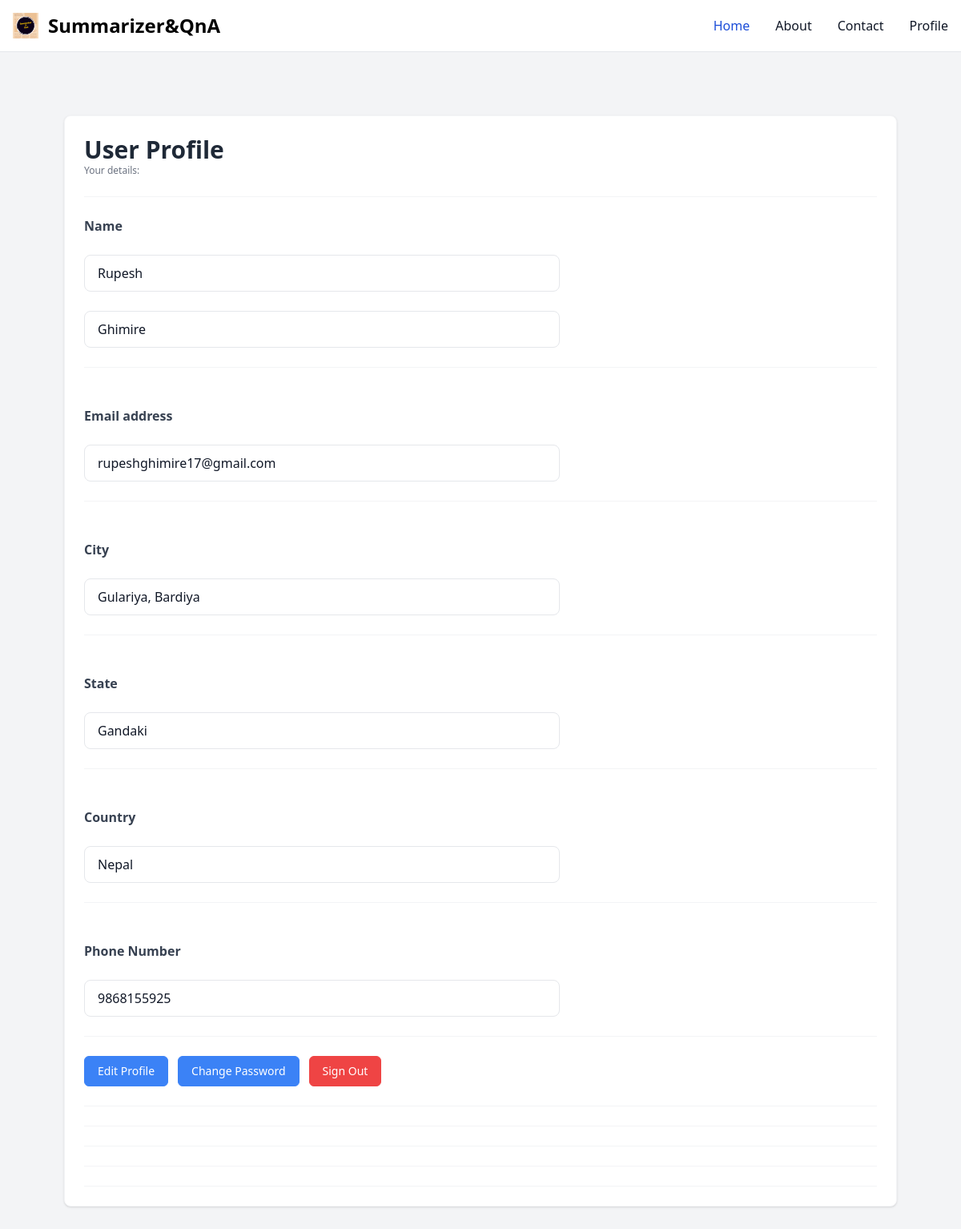
The page /account/profile (signed in) on the database as committed earlier.
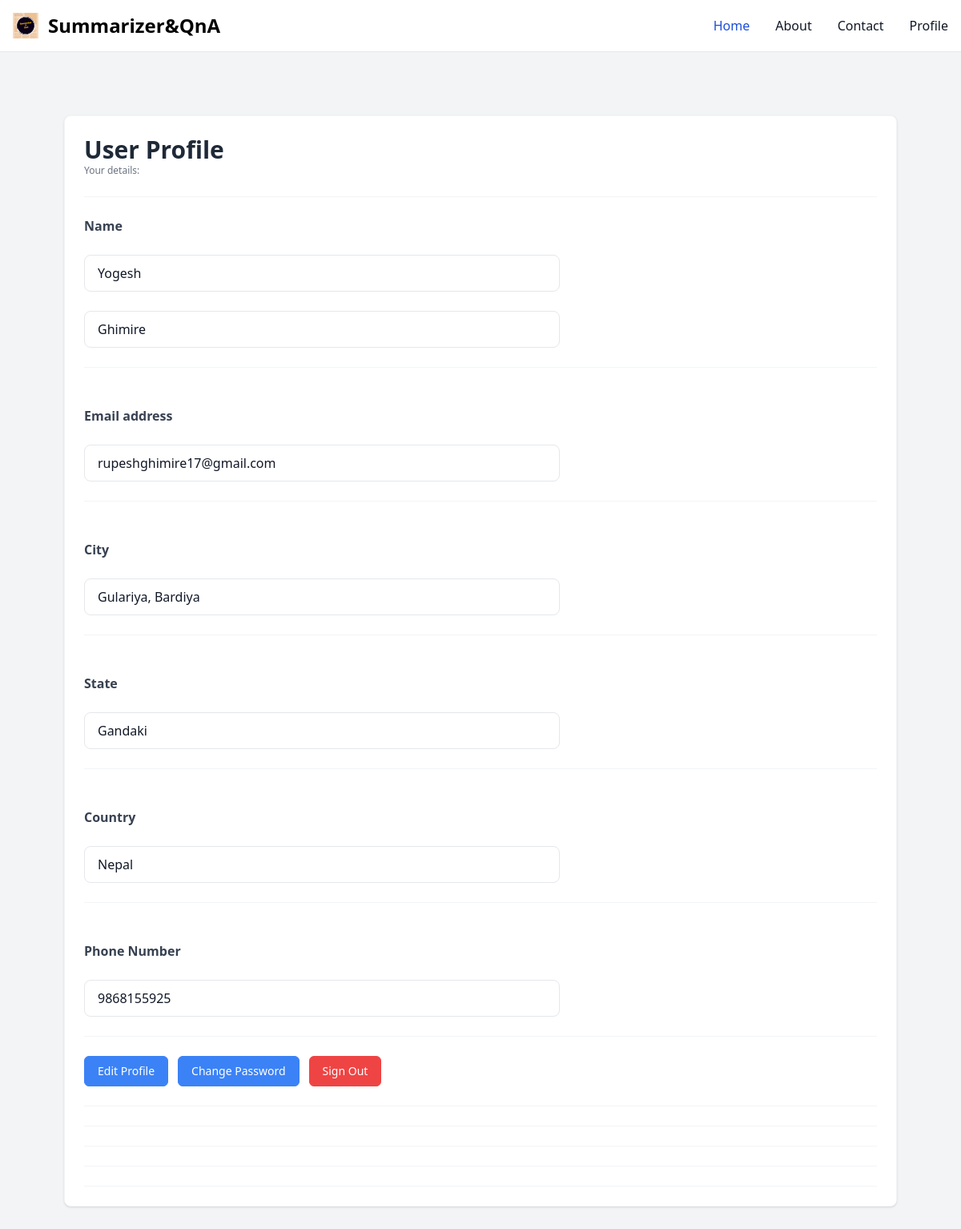
The same page on the database as committed later.
### tables this page shows
CREATE TABLE users
            (
            userID INTEGER PRIMARY KEY,
            password TEXT,
            email TEXT,
            firstName TEXT,
            lastName TEXT,
            city TEXT,
            state TEXT,
            country TEXT,
            phone TEXT
            );

### app.py (the view)
@app.route("/account/profile")
def profileHome():
    if 'email' not in session:
        return redirect('/loginForm')
    loggedIn, userID, firstName = getLoginDetails()
    with sqlite3.connect('database.db') as conn:
        cur = conn.cursor()
        cur.execute("SELECT userId, email, firstName, lastName, city, state, country, phone FROM Users WHERE email = ?", (session['email'], ))
        profileData = cur.fetchone()
    return render_template("profileHome.html", profileData=profileData, loggedIn=loggedIn, userID=userID, firstName=firstName,logo="../")

### app.py (called while the page is built)
def getLoginDetails():
    with sqlite3.connect('database.db') as conn:
        cur = conn.cursor()
        if 'email' not in session:
            loggedIn = False
            firstName = ''
            userID = None
        else:
            loggedIn = True
            cur.execute("SELECT userID, firstName FROM Users WHERE email = ?", (session['email'], ))
            userID, firstName = cur.fetchone()
    conn.close()
    return (loggedIn, userID, firstName)

### templates/profileHome.html (shortened to what this page needs)
{% extends 'base.html' %}
{% block body %}
<section class="py-16 bg-gray-100 dark:bg-gray-800">
  <div class="max-w-6xl px-4 mx-auto">
    <div
      class="p-6 bg-white border border-gray-100 rounded-lg shadow dark:bg-gray-900 dark:border-gray-900"
    >
{% if not loggedIn %}
<div class="flex pt-6 flex-wrap -m-1.5">
	<div class="w-full md:w-auto p-1.5">
		<a href="/loginForm"
			class="flex flex-wrap justify-center w-full px-4 py-2 text-sm font-medium text-white bg-blue-500 border border-blue-500 rounded-md hover:bg-blue-600">
			<p>Sign In</p>
		</a>
	</div>
</div>
{% else %}
      <div class="pb-6 border-b border-gray-100 dark:border-gray-700">
        <h2
          class="text-xl font-bold text-gray-800 md:text-3xl dark:text-gray-300"
        >
          User Profile
        </h2>
        <p class="text-xs font-medium text-gray-500">
          Your details:
        </p>
      </div>
      <div class="py-6 border-b border-gray-100 dark:border-gray-800">
        <div class="w-full ">
          <div class="flex flex-wrap -m-3">
            <div class="w-full p-3 ">
              <p
                class="text-base font-semibold text-gray-700 dark:text-gray-400"
              >
                Name
              </p>
            </div>
            <div class="w-full p-3 ">
              <div class="w-3/5 dark:bg-gray-800 dark:border-gray-800 px-4 dark:placeholder-gray-500 dark:text-gray-400 py-2.5 text-base text-gray-900 rounded-lg font-normal border border-gray-200">
			  {{profileData[2]}}
			  </div>
            </div>
            <div class="w-full p-3 ">
              <div class="w-3/5 dark:bg-gray-800 dark:border-gray-800 px-4 dark:placeholder-gray-500 dark:text-gray-400 py-2.5 text-base text-gray-900 rounded-lg font-normal border border-gray-200">
			  {{profileData[3]}}
			  </div>
            </div>
          </div>
        </div>
      </div>
      <div class="py-6 border-b border-gray-100 dark:border-gray-800">
        <div class="w-full">
          <div class="flex flex-wrap -m-3">
            <div class="w-full p-3 ">
              <p
                class="text-base font-semibold text-gray-700 dark:text-gray-400"
              >
			  <div class="py-6 border-b border-gray-100 dark:border-gray-800">
				<div class="w-full">
				  <div class="flex flex-wrap -m-3">
					<div class="w-full p-3 ">
					  <p
						class="text-base font-semibold text-gray-700 dark:text-gray-400"
					  >
						Email address
              </p>
            </div>
            <div class="w-full p-3 md:flex-1">
				<div class="w-3/5 dark:bg-gray-800 dark:border-gray-800 px-4 dark:placeholder-gray-500 dark:text-gray-400 py-2.5 text-base text-gray-900 rounded-lg font-normal border border-gray-200">
					{{profileData[1]}}
				</div>
            </div>
          </div>
        </div>
      </div>
	  <div class="py-6 border-b border-gray-100 dark:border-gray-800">
        <div class="w-full ">
          <div class="flex flex-wrap -m-3">
            <div class="w-full p-3 ">
              <p
                class="text-base font-semibold text-gray-700 dark:text-gray-400"
              >
			  <div class="py-6 border-b border-gray-100 dark:border-gray-800">
				<div class="w-full ">
				  <div class="flex flex-wrap -m-3">
					<div class="w-full p-3 ">
					  <p
						class="text-base font-semibold text-gray-700 dark:text-gray-400"
					  >
						City
              </p>
            </div>
            <div class="w-full p-3 md:flex-1">
				<div class="w-3/5 dark:bg-gray-800 dark:border-gray-800 px-4 dark:placeholder-gray-500 dark:text-gray-400 py-2.5 text-base text-gray-900 rounded-lg font-normal border border-gray-200">
					{{profileData[4]}}
				</div>
            </div>
          </div>
        </div>
      </div>
	  <div class="py-6 border-b border-gray-100 dark:border-gray-800">
        <div class="w-full ">
          <div class="flex flex-wrap -m-3">
            <div class="w-full p-3 ">
              <p
                class="text-base font-semibold text-gray-700 dark:text-gray-400"
              >
			  <div class="py-6 border-b border-gray-100 dark:border-gray-800">
				<div class="w-full ">
				  <div class="flex flex-wrap -m-3">
					<div class="w-full p-3 ">
					  <p
						class="text-base font-semibold text-gray-700 dark:text-gray-400"
					  >
						State
              </p>
            </div>
            <div class="w-full p-3 md:flex-1">
				<div class="w-3/5 dark:bg-gray-800 dark:border-gray-800 px-4 dark:placeholder-gray-500 dark:text-gray-400 py-2.5 text-base text-gray-900 rounded-lg font-normal border border-gray-200">
					{{profileData[5]}}
				</div>
            </div>
          </div>
        </div>
      </div>
	  <div class="py-6 border-b border-gray-100 dark:border-gray-800">
        <div class="w-full ">
          <div class="flex flex-wrap -m-3">
            <div class="w-full p-3 ">
              <p
                class="text-base font-semibold text-gray-700 dark:text-gray-400"
              >
			  <div class="py-6 border-b border-gray-100 dark:border-gray-800">
				<div class="w-full ">
				  <div class="flex flex-wrap -m-3">
					<div class="w-full p-3 ">
					  <p
						class="text-base font-semibold text-gray-700 dark:text-gray-400"
					  >
						Country
              </p>
            </div>
            <div class="w-full p-3 md:flex-1">
				<div class="w-3/5 dark:bg-gray-800 dark:border-gray-800 px-4 dark:placeholder-gray-500 dark:text-gray-400 py-2.5 text-base text-gray-900 rounded-lg font-normal border border-gray-200">
					{{profileData[6]}}
				</div>
            </div>
          </div>
        </div>
      </div>
	  <div class="py-6 border-b border-gray-100 dark:border-gray-800">
        <div class="w-full ">
          <div class="flex flex-wrap -m-3">
            <div class="w-full p-3 ">
              <p
                class="text-base font-semibold text-gray-700 dark:text-gray-400"
              >
			  <div class="py-6 border-b border-gray-100 dark:border-gray-800">
				<div class="w-full ">
				  <div class="flex flex-wrap -m-3">
					<div class="w-full p-3 ">
					  <p
						class="text-base font-semibold text-gray-700 dark:text-gray-400"
					  >
						Phone Number
              </p>
            </div>
            <div class="w-full p-3 md:flex-1">
				<div class="w-3/5 dark:bg-gray-800 dark:border-gray-800 px-4 dark:placeholder-gray-500 dark:text-gray-400 py-2.5 text-base text-gray-900 rounded-lg font-normal border border-gray-200">
					{{profileData[7]}}
				</div>
            </div>
          </div>
        </div>
      </div>
	  <div class="flex pt-6 flex-wrap -m-1.5">
		<div class="w-full md:w-auto p-1.5">
			<a href="/account/profile/edit"
				class="flex flex-wrap justify-center w-full px-4 py-2 text-sm font-medium text-white bg-blue-500 border border-blue-500 rounded-md hover:bg-blue-600">
				<p>Edit Profile</p>
			</a>
		</div>
		<div class="w-full md:w-auto p-1.5">
			<a href="/account/profile/changePassword"
				class="flex flex-wrap justify-center w-full px-4 py-2 text-sm font-medium text-white bg-blue-500 border border-blue-500 rounded-md hover:bg-blue-600 ">
				<p>Change Password</p>
			</a>
		</div>
		<div class="w-full md:w-auto p-1.5">
			<a href="/logout"
				class="flex flex-wrap justify-center w-full px-4 py-2 text-sm font-medium text-white bg-red-500 border border-red-500 rounded-md hover:bg-red-600 ">
				<p>Sign Out</p>
			</a>
		</div>
	   </div>
      {% endif %}
    </div>
  </div>
</section>
{% endblock %}

### templates/base.html (shortened to what this page needs)
<!DOCTYPE html>
<html>
    <head>
        <script src="https://cdn.tailwindcss.com"></script>
    </head>
    <body>
<nav class="bg-white dark:bg-gray-900 fixed w-full z-20 top-0 start-0 border-b border-gray-200 dark:border-gray-600">
    <div class="max-w-screen-xl flex flex-wrap items-center justify-between mx-auto p-4">
    <a href="/" class="flex items-center space-x-3 rtl:space-x-reverse">
        <img src="{{logo}}static/image/Summarizer_QnA_logo.png" class="h-8" alt="">
        <span class="self-center text-2xl font-semibold whitespace-nowrap dark:text-white">Summarizer&QnA</span>
    </a>
    <div class="items-center justify-between hidden w-full md:flex md:w-auto md:order-1" id="navbar-sticky">
      <ul class="flex flex-col p-4 md:p-0 mt-4 font-medium border border-gray-100 rounded-lg bg-gray-50 md:space-x-8 rtl:space-x-reverse md:flex-row md:mt-0 md:border-0 md:bg-white dark:bg-gray-800 md:dark:bg-gray-900 dark:border-gray-700">
        <li>
          <a href="/" class="block py-2 px-3 text-white bg-blue-700 rounded md:bg-transparent md:text-blue-700 md:p-0 md:dark:text-blue-500" aria-current="page">Home</a>
        </li>
        <li>
          <a href="/about" class="block py-2 px-3 text-gray-900 rounded hover:bg-gray-100 md:hover:bg-transparent md:hover:text-blue-700 md:p-0 md:dark:hover:text-blue-500 dark:text-white dark:hover:bg-gray-700 dark:hover:text-white md:dark:hover:bg-transparent dark:border-gray-700">About</a>
        </li>
        <li>
          <a href="/contact" class="block py-2 px-3 text-gray-900 rounded hover:bg-gray-100 md:hover:bg-transparent md:hover:text-blue-700 md:p-0 md:dark:hover:text-blue-500 dark:text-white dark:hover:bg-gray-700 dark:hover:text-white md:dark:hover:bg-transparent dark:border-gray-700">Contact</a>
        </li>
        <li>
          <a href="/account/profile" class="block py-2 px-3 text-gray-900 rounded hover:bg-gray-100 md:hover:bg-transparent md:hover:text-blue-700 md:p-0 md:dark:hover:text-blue-500 dark:text-white dark:hover:bg-gray-700 dark:hover:text-white md:dark:hover:bg-transparent dark:border-gray-700">Profile</a>
        </li>
      </ul>
    </div>
    </div>
  </nav>
<div class="p-16 mx-auto bg-gray-100 font-poppins dark:bg-gray-900">
        {% block body %}
        {% endblock %}
</div>
</body>
</html>

Rows that differ between the two databases and show on the page:
changed users "Ghimire": firstName "Rupesh" → "Yogesh"
